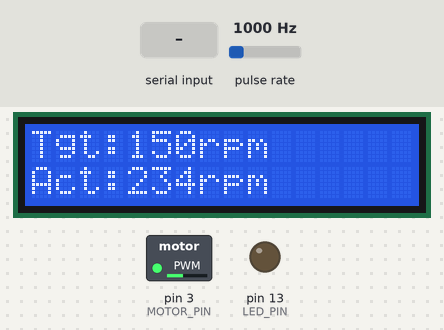
Bench run of a sketch on a simulated Arduino Uno, built with avr-gcc and run on an emulated ATmega328P. Parts: 16×2 character LCD, switched loads named in the sketch (green lamp = pin HIGH), output pins drawn as LEDs (lit = HIGH). Wiring (inferred from the names in the program): pulse sensor: data pin 2. The inputs (shaded band) are chosen by the test bench; at power-on: pulse rate 1000 Hz. What the sketch prints to the serial monitor is not drawn.

Above: at 1.7 s.
1.8 s: pulse rate (sensor on pin 2) set to 350 Hz
At 2.7 s:
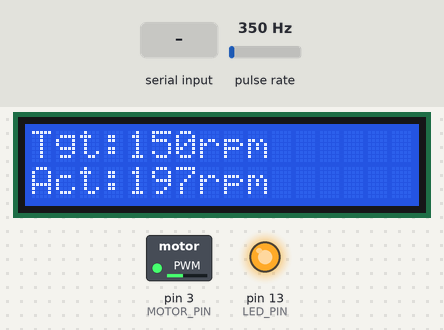
4.8 s: "30,150\n" received over Serial
At 5.9 s:
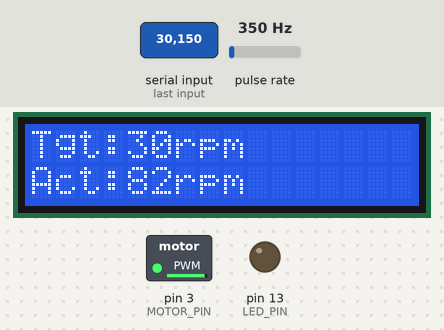
7.8 s: "200\n" received over Serial
At 8.3 s:
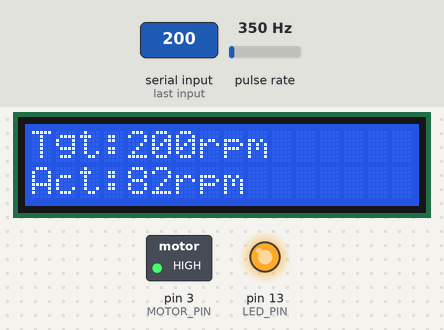
10.8 s: "0\n" received over Serial
At 12.5 s:
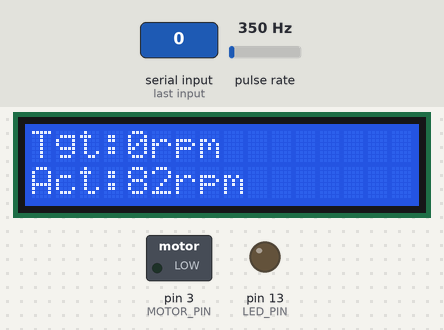
13.5 s: pulse rate (sensor on pin 2) set to 100 Hz
At 16.0 s:
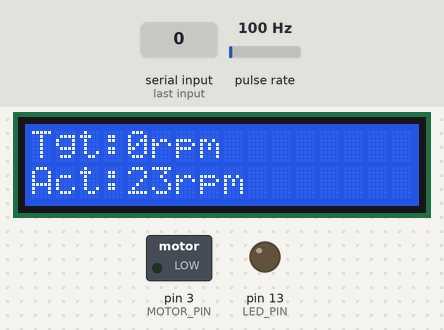
16.5 s: pulse rate (sensor on pin 2) set to 1250 Hz
At 19.5 s:
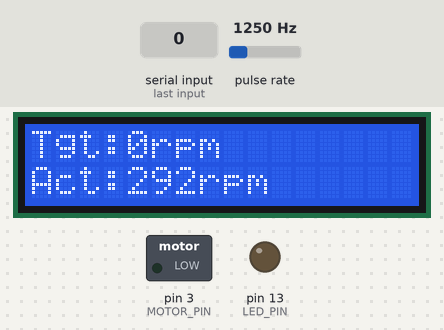
Timing chart, 0 to 20.5 s (numbered marks = the images above; inputs shaded):
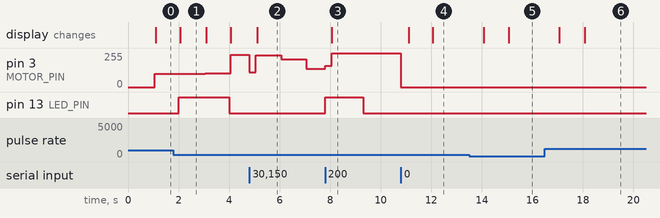

The sketch:

DCMotorControl.ino
```cpp
#include <LiquidCrystal.h>

// ── USER CONFIG ───────────────────────────────────────────────────────────────
// Pins

// PWM → H-bridge
const uint8_t MOTOR_PIN = 3; // PWM output (must be a PWM-capable pin)

// Hall sensor → INT0
const uint8_t HALL_PIN = 2; // Hall-effect sensor input (INT0) must be D2 for external interrupt

// Built-in LED
const uint8_t LED_PIN = 13; // Built-in LED pin

// LCD (4-bit data + RS/E)
const uint8_t LCD_RS = 8;
const uint8_t LCD_E = 9;
const uint8_t LCD_D4 = 4;
const uint8_t LCD_D5 = 5;
const uint8_t LCD_D6 = 6;
const uint8_t LCD_D7 = 7;

// Motor characteristics
const uint16_t PULSES_PER_REV = 64; // adjust if your sensor gives more pulses per revolution
const uint16_t MAX_RPM = 500;       // maximum expected RPM for mapping

// Measurement
const unsigned long INTERVAL_MS = 1000; // compute RPM every 1000 ms

const float RPM_CALIBRATION_FACTOR = 0.25;

const float KP = 0.25;             // Proportional gain
const float KI = 0.7;             // Integral gain
const float KD = 0.05;            // Derivative gain
const float MAX_INTEGRAL = 400.0; // Anti-windup limit

float integral = 0.0;
int lastError = 0;
uint8_t currentDuty = 0; // Current PWM duty cycle

// ── GLOBALS ───────────────────────────────────────────────────────────────────
LiquidCrystal lcd(LCD_RS, LCD_E, LCD_D4, LCD_D5, LCD_D6, LCD_D7);

volatile uint32_t pulseCount = 0; // incremented in ISR
uint32_t lastMeasureTime = 0;
uint16_t targetRPM = 150;
unsigned long lastBlinkTime = 0; // Time LED was last toggled
bool ledState = LOW;             // Current state of the LED

// ── INTERRUPT SERVICE ROUTINE ────────────────────────────────────────────────
void onHallPulse()
{
  pulseCount++;
}

// ── LED BLINK FUNCTION ────────────────────────────────────────────────────────
void blinkLed()
{
  if (targetRPM == 0)
  {
    // If target RPM is 0, turn LED off and return
    if (ledState == HIGH)
    {
      digitalWrite(LED_PIN, LOW);
      ledState = LOW;
    }
    return;
  }

  // Calculate blink frequency (Hz) = (targetRPM / 10) / 60
  // Calculate period (ms) = 1000 / frequency = 1000 * 60 * 10 / targetRPM = 600000 / targetRPM
  // Half period (for on or off time) = 300000 / targetRPM
  unsigned long blinkInterval = 300000UL / targetRPM; // Time in ms for half cycle (on or off)

  // Prevent division by zero or extremely fast blinking if targetRPM is very high momentarily
  if (blinkInterval == 0)
    blinkInterval = 1; // Minimum interval to prevent issues

  unsigned long now = millis();
  if (now - lastBlinkTime >= blinkInterval)
  {
    ledState = !ledState; // Toggle LED state
    digitalWrite(LED_PIN, ledState);
    lastBlinkTime = now; // Reset the timer
  }
}

// ── SETUP ─────────────────────────────────────────────────────────────────────
void setup()
{
  // LCD
  lcd.begin(16, 2);
  lcd.print("DC Motor Ctrl");

  // Serial
  Serial.begin(9600);
  Serial.println();
  Serial.println("Enter target RPM and press ↵");

  // Motor PWM pin
  pinMode(MOTOR_PIN, OUTPUT);
  analogWrite(MOTOR_PIN, 0);

  // Hall sensor input with pull-up
  pinMode(HALL_PIN, INPUT_PULLUP);
  attachInterrupt(digitalPinToInterrupt(HALL_PIN), onHallPulse, RISING);

  // LED pin
  pinMode(LED_PIN, OUTPUT);
  digitalWrite(LED_PIN, LOW); // Start with LED off

  lastMeasureTime = millis();
}

// ── MAIN LOOP ─────────────────────────────────────────────────────────────────
void loop()
{
  // — Blink LED based on target RPM —
  blinkLed();

  // — check for new target RPM from Serial —
  if (Serial.available())
  {
    // read up to the newline, trim off any whitespace
    String line = Serial.readStringUntil('\n');
    line.trim();
    if (line.length() > 0)
    {
      long val = line.toInt();
      if (val >= 0 && val <= MAX_RPM)
      {
        targetRPM = val;
        // update PWM duty
        uint8_t duty;
        if (targetRPM == 0)
        {
          duty = 0;
        }
        else
        {
          // Minimum duty needed is about 50-60 for most DC motors to start moving
          duty = map(targetRPM, 1, MAX_RPM, 100, 255);
        }
        analogWrite(MOTOR_PIN, duty);
        Serial.print(">> Target set to ");
        Serial.print(targetRPM);
        Serial.println(" RPM");
      }
      else
      {
        Serial.println("! Invalid RPM (0–" + String(MAX_RPM) + ")");
      }
    }
    // if line was blank (just a newline), we do nothing and leave targetRPM unchanged
  }

  // — every INTERVAL_MS, compute and display actual RPM —
  unsigned long now = millis();
  if (now - lastMeasureTime >= INTERVAL_MS)
  {

    // snapshot & reset pulse count atomically
    noInterrupts();
    uint32_t pulses = pulseCount;
    pulseCount = 0;
    interrupts();

    // calculate RPM: (pulses / PULSES_PER_REV) * (60 000 ms / INTERVAL_MS)
    uint32_t actualRPM = ((uint32_t)pulses * 60UL * (1000UL / INTERVAL_MS) / PULSES_PER_REV) * RPM_CALIBRATION_FACTOR;

    // Adjust PWM duty cycle based on error between target and actual RPM
    if (targetRPM > 0)
    {
      // Set initial duty if coming from zero (motor was off)
      if (currentDuty < 60)
      {
        currentDuty = map(targetRPM, 1, MAX_RPM, 100, 255); // Increased minimum from 60 to 80
      }

      // Calculate PID terms
      int error = targetRPM - actualRPM;

      // P term - proportional to current error
      float pTerm = KP * error;

      // I term - accumulates over time, but with more aggressive accumulation for low RPM
      float integralFactor = 1.0;
      if (actualRPM < targetRPM * 0.8)
      {
        integralFactor = 1.5; // Accumulate integral faster when significantly below target
      }
      integral += error * (INTERVAL_MS / 1000.0) * integralFactor;

      // Anti-windup - limit the integral term
      integral = constrain(integral, -MAX_INTEGRAL, MAX_INTEGRAL);
      float iTerm = KI * integral;

      // D term - rate of change of error
      float derivative = (error - lastError) / (INTERVAL_MS / 1000.0);
      float dTerm = KD * derivative;
      lastError = error;

      // Combined PID adjustment
      int adjustment = pTerm + iTerm + dTerm;

      // Add boost factor when RPM is too low
      if (error > 0 && actualRPM < targetRPM * 0.9)
      {
        adjustment *= 2.0; // Stronger boost (changed from 1.5)
      }

      // Apply a minimum adjustment when below target
      if (error > 10 && adjustment < 5)
      {
        adjustment = 5; // Ensure we're making progress toward target
      }

      // Update duty cycle with constraints
      int newDuty = constrain(currentDuty + adjustment, 100, 255); // Increased minimum from 60 to 80

      // Always update the motor
      currentDuty = newDuty;
      analogWrite(MOTOR_PIN, currentDuty);

      // Debugging output remains the same
      Serial.print(" | P:");
      Serial.print(pTerm);
      Serial.print(" I:");
      Serial.print(iTerm);
      Serial.print(" D:");
      Serial.print(dTerm);
      Serial.print(" PWM:");
      Serial.print(currentDuty);
      Serial.print(" | Error:");
      Serial.print(error);
      Serial.print(" | Integral:");
      Serial.print(integral);
      Serial.print(" | ");
    }
    else
    {
      // If target RPM is 0, reset control variables
      currentDuty = 0;
      integral = 0;
      lastError = 0;
      analogWrite(MOTOR_PIN, 0);
    }

    // // Update PWM value in every loop iteration
    // if (targetRPM == 0)
    // {
    //   // Stop motor immediately if target is zero
    //   analogWrite(MOTOR_PIN, 0);
    //   currentDuty = 0;
    //   integral = 0;
    //   lastError = 0;
    // }
    // else
    // {
    //   // Simple proportional control - for more precise control, uncomment the PID section below
    //   // Map target RPM to PWM duty cycle (minimum 60 to overcome motor inertia)
    //   uint8_t duty = map(targetRPM, 1, MAX_RPM, 60, 255);
    //   analogWrite(MOTOR_PIN, duty);
    //   currentDuty = duty;
    //   Serial.print("Duty: ");
    //   Serial.print(duty);
    //   Serial.print("  |  ");
    // }


      // — update LCD —
      lcd.clear();
      lcd.setCursor(0, 0);
      lcd.print("Tgt:");
      lcd.print(targetRPM);
      lcd.print("rpm");
      lcd.setCursor(0, 1);
      lcd.print("Act:");
      lcd.print(actualRPM);
      lcd.print("rpm");

      // — print to Serial —
      Serial.print("Target RPM: ");
      Serial.print(targetRPM);
      Serial.print("  |  Actual RPM: ");
      Serial.println(actualRPM);

      lastMeasureTime = now;
    }
  }
```

Measured:
- after the input at 1.8 s, pin 3 (MOTOR_PIN): 100/255 → 105/255 after 1.3 s, → 243/255 1.0 s later; the display: changes after 0.27 s (image 1)
- after the input at 4.8 s, pin 3 (MOTOR_PIN): 243/255 → 109/255 at once, → 240/255 0.26 s later, → 207/255 1.0 s later, → 137/255 1.0 s later; pin 13 (LED_PIN): stays LOW (without the input it goes to HIGH after 1.2 s); the display: changes after 0.31 s (image 2)
- after the input at 7.8 s, pin 3 (MOTOR_PIN): 137/255 → 161/255 at once, → 255/255 0.26 s later; pin 13 (LED_PIN): LOW → HIGH at once, → LOW 1.5 s later; the display: changes after 0.27 s (image 3)
- after the input at 10.8 s, pin 3 (MOTOR_PIN): 255/255 → 0/255 at once; pin 13 (LED_PIN): stays LOW (without the input it goes to HIGH after 0.00 s); the display: first changes after 0.30 s (image 4 shows a later state)
- after the input at 13.5 s, the display: first changes after 0.57 s (image 5 shows a later state)
- after the input at 16.5 s, the display: first changes after 0.57 s (image 6 shows a later state)
- what the display in image 1 shows lasts 1.0 s, from 2.1 s to 3.1 s
